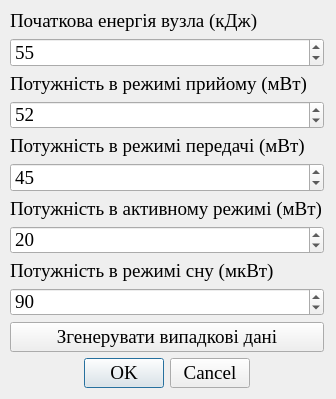
<?xml version="1.0" encoding="UTF-8"?>
<ui version="4.0">
 <class>EnergyValue</class>
 <widget class="QDialog" name="EnergyValue">
  <property name="geometry">
   <rect>
    <x>0</x>
    <y>0</y>
    <width>336</width>
    <height>399</height>
   </rect>
  </property>
  <property name="font">
   <font>
    <family>Times New Roman</family>
    <pointsize>14</pointsize>
   </font>
  </property>
  <property name="windowTitle">
   <string>Енергетичні величини</string>
  </property>
  <property name="modal">
   <bool>true</bool>
  </property>
  <widget class="QWidget" name="layoutWidget">
   <property name="geometry">
    <rect>
     <x>10</x>
     <y>10</y>
     <width>314</width>
     <height>378</height>
    </rect>
   </property>
   <layout class="QGridLayout" name="gridLayout">
    <item row="0" column="0">
     <layout class="QVBoxLayout" name="verticalLayout_6">
      <item>
       <layout class="QVBoxLayout" name="verticalLayout">
        <item>
         <widget class="QLabel" name="initial_energy_label">
          <property name="text">
           <string>Початкова енергія вузла (кДж)</string>
          </property>
         </widget>
        </item>
        <item>
         <widget class="QSpinBox" name="initial_energy_spin_box">
          <property name="minimum">
           <number>1</number>
          </property>
          <property name="maximum">
           <number>3000</number>
          </property>
          <property name="value">
           <number>55</number>
          </property>
         </widget>
        </item>
       </layout>
      </item>
      <item>
       <layout class="QVBoxLayout" name="verticalLayout_2">
        <item>
         <widget class="QLabel" name="receive_power_label">
          <property name="text">
           <string>Потужність в режимі прийому (мВт)</string>
          </property>
         </widget>
        </item>
        <item>
         <widget class="QSpinBox" name="receive_power_spin_box">
          <property name="minimum">
           <number>1</number>
          </property>
          <property name="value">
           <number>52</number>
          </property>
         </widget>
        </item>
       </layout>
      </item>
      <item>
       <layout class="QVBoxLayout" name="verticalLayout_3">
        <item>
         <widget class="QLabel" name="transfer_power_label">
          <property name="text">
           <string>Потужність в режимі передачі (мВт)</string>
          </property>
         </widget>
        </item>
        <item>
         <widget class="QSpinBox" name="transfer_power_spin_box">
          <property name="minimum">
           <number>10</number>
          </property>
          <property name="maximum">
           <number>200</number>
          </property>
          <property name="value">
           <number>45</number>
          </property>
         </widget>
        </item>
       </layout>
      </item>
      <item>
       <layout class="QVBoxLayout" name="verticalLayout_4">
        <item>
         <widget class="QLabel" name="active_power_label">
          <property name="text">
           <string>Потужність в активному режимі (мВт)</string>
          </property>
         </widget>
        </item>
        <item>
         <widget class="QSpinBox" name="active_power_spin_box_2">
          <property name="minimum">
           <number>1</number>
          </property>
          <property name="maximum">
           <number>100</number>
          </property>
          <property name="value">
           <number>20</number>
          </property>
         </widget>
        </item>
       </layout>
      </item>
      <item>
       <layout class="QVBoxLayout" name="verticalLayout_5">
        <item>
         <widget class="QLabel" name="sleep_power_label">
          <property name="text">
           <string>Потужність в режимі сну (мкВт)</string>
          </property>
         </widget>
        </item>
        <item>
         <widget class="QSpinBox" name="sleep_power_spin_box">
          <property name="minimum">
           <number>1</number>
          </property>
          <property name="maximum">
           <number>1000</number>
          </property>
          <property name="value">
           <number>90</number>
          </property>
         </widget>
        </item>
       </layout>
      </item>
     </layout>
    </item>
    <item row="1" column="0">
     <widget class="QPushButton" name="random_button">
      <property name="text">
       <string>Згенерувати випадкові дані</string>
      </property>
     </widget>
    </item>
    <item row="2" column="0">
     <widget class="QDialogButtonBox" name="dialog_button_box">
      <property name="standardButtons">
       <set>QDialogButtonBox::Cancel|QDialogButtonBox::Ok</set>
      </property>
      <property name="centerButtons">
       <bool>true</bool>
      </property>
     </widget>
    </item>
   </layout>
  </widget>
 </widget>
 <resources/>
 <connections/>
</ui>
